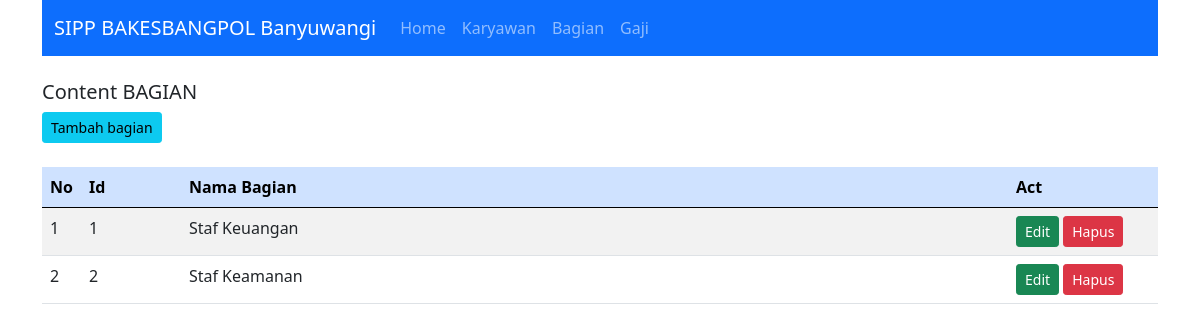
Screenshot of /index.php?target=bagian with the database file from the repository.
### tables this page shows
CREATE TABLE `bagian` (
  `ID_BAGIAN` int(200) NOT NULL,
  `NAMA_BAGIAN` varchar(100) NOT NULL
);

### Config/Query_builder.php (called while the page is built, shortened)
<?php
class Query_builder implements Query
{
    private $v_db, $v_table, $v_select, $v_join, $v_where, $v_order_by, $v_query,
    $v_insert, $v_update, $v_delete;
    public function __construct($dataKoneksi)
    {
        $this->v_db = new \mysqli($dataKoneksi['host'], $dataKoneksi['user'], $dataKoneksi['password'], $dataKoneksi['dbname']);
    }
    public function table($table)
    {
        $this->v_table = $table;
        return $this;
    }
    public function get()
    {
        $this->v_query = " SELECT ";
        if (!empty($this->v_select)) {
            $this->v_query .= $this->v_select . " ";
        } else {
            $this->v_query .= " * ";
        }
        $this->v_query .= " FROM " . $this->v_table . " ";
        return $this;
    }
    public function resultArray()
    {
        $data = $this->v_db->query($this->v_query);
        $rows = array();
        while ($row = $data->fetch_array()) {
            $rows[] = $row;
        }
        return $rows;
    }
}

### Master/Bagian.php (the view, shortened to what this page needs)
<?php
class Bagian
{
    private $db;
    public function __construct($con)
    {
        $this->db = new Query_builder($con);
    }
    public function index()
    {
        $data = $this->db->table('bagian ')->get()->resultArray();
        $res = '<a href="?target=bagian&act=tambah_bagian" class="btn btn-info btn-sm">Tambah bagian</a><br><br>
        <div class="table-responsive">
        <table class="table table-striped">
            <thead class="table-primary">
                <tr>
                    <th>No</th>
                    <th>Id</th>
                    <th>Nama Bagian</th>
                    <th>Act</th>
                </tr>
            </thead>
            <tbody>';
            $no = 1;
            foreach ($data as $r) {
                $res .= '<tr>
                <td width="10">'.$no.'</td>
                <td width="100">'.$r['ID_BAGIAN'].'</td>
                <td>'.$r['NAMA_BAGIAN'].'</td>
                <td width="150">
                    <a href="?target=bagian&act=edit_bagian&id='.$r['ID_BAGIAN'].'" class="btn btn-success btn-sm">Edit</a>
                    <a href="?target=bagian&act=delete_bagian&id='.$r['ID_BAGIAN'].'" class="btn btn-danger btn-sm">Hapus</a>
                </td>';
                $no++;
            }
            $res .='</tbody></table></div>';
            return $res;
    }
}

### rows the page displays
bagian: ID_BAGIAN "1", NAMA_BAGIAN "Staf Keuangan"
bagian: ID_BAGIAN "2", NAMA_BAGIAN "Staf Keamanan"

### other values shown
$r['Text'] "Home"
$r['Text'] "Karyawan"
$r['Text'] "Bagian"
$r['Text'] "Gaji"
$target "BAGIAN"
